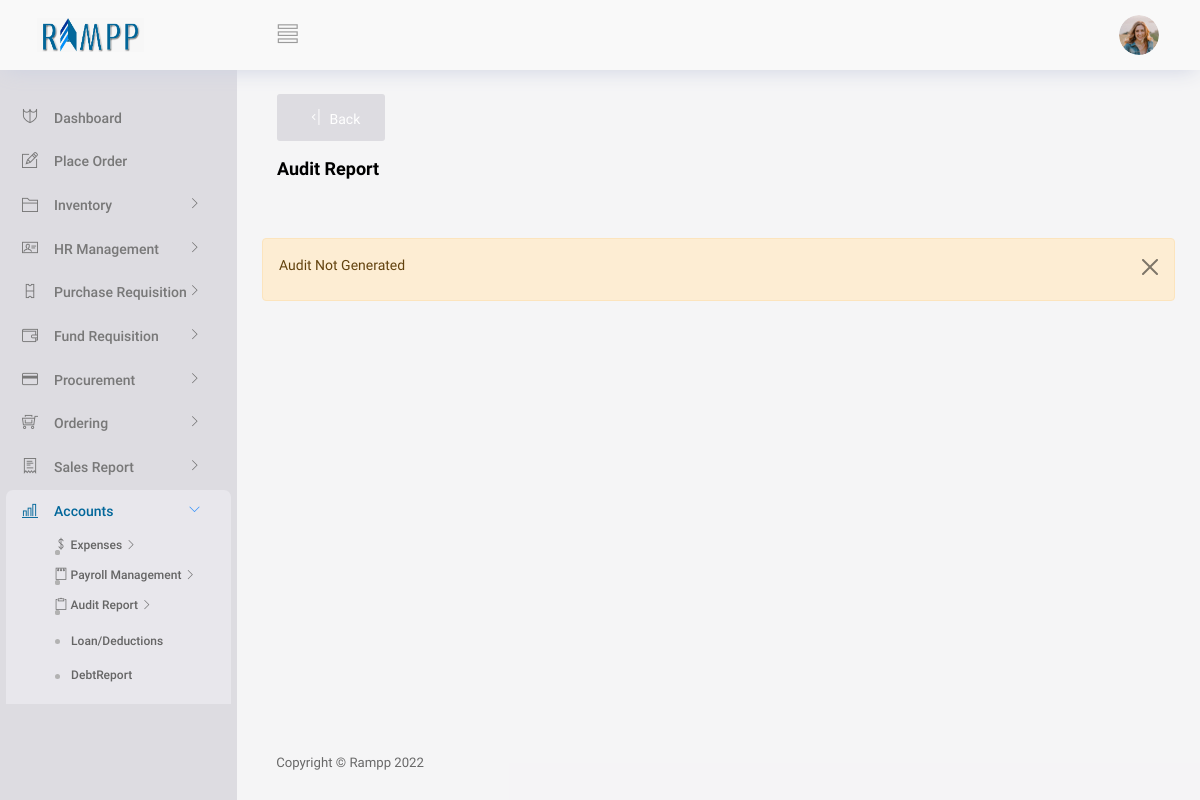
The app's page /View/Accounts/viewAuditReport.php (signed in), older data.
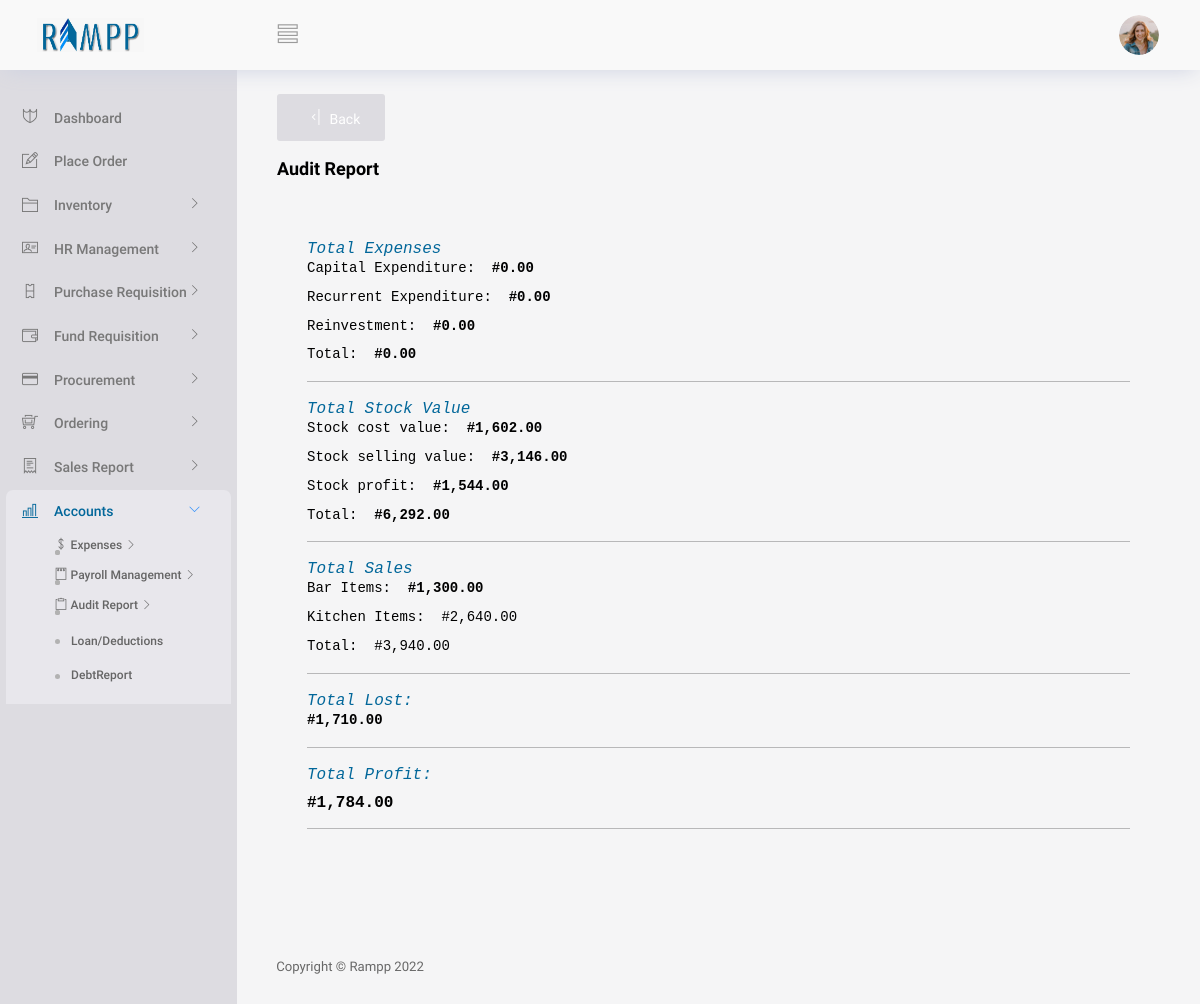
The same page, newer data.
### tables this page shows
CREATE TABLE IF NOT EXISTS `customaudit` (
  `id` int(11) NOT NULL AUTO_INCREMENT,
  `expensesCapital` int(100) NOT NULL,
  `expensesRecurrent` int(100) NOT NULL,
  `expensesReinvestment` int(100) NOT NULL,
  `stockCostValue` int(100) NOT NULL,
  `stockSellingValue` int(100) NOT NULL,
  `stockProfit` int(100) NOT NULL,
  `totalBar` int(100) NOT NULL,
  `totalKitchen` int(100) NOT NULL,
  `salesProfit` int(100) NOT NULL,
  `date` date NOT NULL DEFAULT '1111-11-11',
  `lost` int(70) NOT NULL,
  PRIMARY KEY (`id`)
);

### Controller/generalController.php (called while the page is built, shortened)
<?php
class GeneralController
{
    function getSingleAudit($conn)
    {
        $yy = date('Y');
        $mm = date('m');
        $items = array();
        $query = "SELECT * FROM customAudit WHERE MONTH(date) = '$mm' AND YEAR(date) = '$yy'";
        $results = mysqli_query($conn, $query);
        while ($row = mysqli_fetch_array($results)) {
            $items[] = $row;
        }
        return $items;
    }
}

### View/Accounts/viewAuditReport.php (the view, shortened to what the rows shown need)
<?php
   if(isset($_SESSION['validuser']))
   {
     include("../partials/_header.php");
     require("../../Controller/generalController.php");
     $conn = conString1();
     $UserUtils = new GeneralController();
     $data = $UserUtils-> getSingleAudit($conn);
?>
<body>
  <div class="container-scroller">
    <div class="container-fluid page-body-wrapper">
      <div class="main-panel">
        <div class="content-wrapper gbgn">
          <br/>
          <br/>
         <div class="row">
            <div class="col-12 grid-margin off" >
              <div class="row">
                <?php
                  if (count($data) == 0) {
                ?>
                        <div class="alert alert-warning alert-dismissible fade show" role="alert">
                          <p class="mms">Audit Not Generated</p>
                          <button type="button" class="btn-close" data-bs-dismiss="alert" aria-label="Close"></button>
                        </div>
                <?php
                  }else{
                ?>
                  <div class="col-12 grid-margin ">
                    <div class="container">
                        <div class="bod1">
                        <samp><i style="color:#02679a;">Total Expenses</i> &nbsp;
                          <p class="dt">Capital Expenditure:&nbsp; <b><?php echo "#".number_format($data[0]['expensesCapital'],2,'.',',')  ?></b></p>
                          <p class="dt">Recurrent Expenditure:&nbsp; <b><?php echo "#".number_format($data[0]['expensesRecurrent'],2,'.',',')  ?></b></p>
                          <p class="dt">Reinvestment:&nbsp; <b><?php echo "#".number_format($data[0]['expensesReinvestment'],2,'.',',')  ?></b></p>
                          <p class="dt">Total:&nbsp; <b><?php echo "#".number_format(($data[0]['expensesCapital'] + $data[0]['expensesRecurrent']+ $data[0]['expensesReinvestment']),2,'.',',')  ?></b></p>
                      </samp>
                      <hr>
                      <samp><i style="color:#02679a;">Total Stock Value</i> &nbsp;
                          <p class="dt">Stock cost value:&nbsp; <b><?php echo "#".number_format($data[0]['stockCostValue'],2,'.',',' ) ?></b></p>
                          <p class="dt">Stock selling value:&nbsp; <b><?php echo "#".number_format($data[0]['stockSellingValue'],2,'.',',' )  ?></b></p>
                          <p class="dt">Stock profit:&nbsp; <b><?php echo "#".number_format($data[0]['stockProfit'],2,'.',',' )  ?></b></p>
                          <p class="dt">Total:&nbsp; <b><?php echo "#".number_format(($data[0]['stockCostValue'] + $data[0]['stockSellingValue'] + $data[0]['stockProfit']),2,'.',',' )  ?></b></p>
                      </samp>
                      <hr>
                      <samp><i style="color:#02679a;">Total Sales</i> &nbsp;
                          <p class="dt">Bar Items:&nbsp; <b><?php echo "#".number_format($data[0]['totalBar'],2,'.',',' )  ?></b></p>
                          <p class="dt">Kitchen Items: &nbsp;</b><?php echo "#".number_format($data[0]['totalKitchen'],2,'.',',' )  ?></p>
                          <p class="dt">Total: &nbsp;</b><?php echo "#".number_format(($data[0]['totalBar']+$data[0]['totalKitchen']),2,'.',',' )  ?></p>
                      </samp>
                      <hr>
                      <samp><i style="color:#02679a;">Total Lost:</i> &nbsp;
                          <b><p class="dt"><?php echo "#".number_format($data[0]['lost'],2,'.',',' ) ?></p></b>
                      </samp>
                      <hr>
                      <samp><i style="color:#02679a;">Total Profit:</i> &nbsp;
                          <b><p class="dt"></p><?php echo "#".number_format($data[0]['salesProfit'],2,'.',',' ) ?></b>
                      </samp>
                      <hr>
                        </div>
                    </div>
                  </div>
                <?php
                  }
                ?>
                    </div>
            </div>
         </div>
        </div>
      </div>
    </div>
  </div>
  <?php
 include("../partials/_script.php");
?>
<?php
 }
 else
 {
     header("Location: ../../index.php?message=loginNot");
     exit;
 }
?>

Row changes from the older to the newer data that the page shows:
added customaudit: expensesCapital "0.00", expensesRecurrent "0.00", expensesReinvestment "0.00", expensesCapital+expensesRecurrent+expensesReinvestment "0.00", stockCostValue "1,602.00", stockSellingValue "3,146.00", stockProfit "1,544.00", stockCostValue+stockSellingValue+stockProfit "6,292.00", totalBar "1,300.00", totalKitchen "2,640.00", $data[0]['totalBar']+$data[0]['totalKitchen'] "3,940.00", lost "1,710.00", salesProfit "1,784.00"
Text that changed along with them:
text no longer shown: "Audit Not Generated"
text now shown: "Total Expenses Capital Expenditure: # Recurrent Expenditure: # Reinvestment: # Total: # Total Stock Value Stock cost value: # Stock selling value: # Stock profit: # Total: # Total Sales Bar Items: # Kitchen Items: # Total: # Total Lost: # Total Profit: #"
